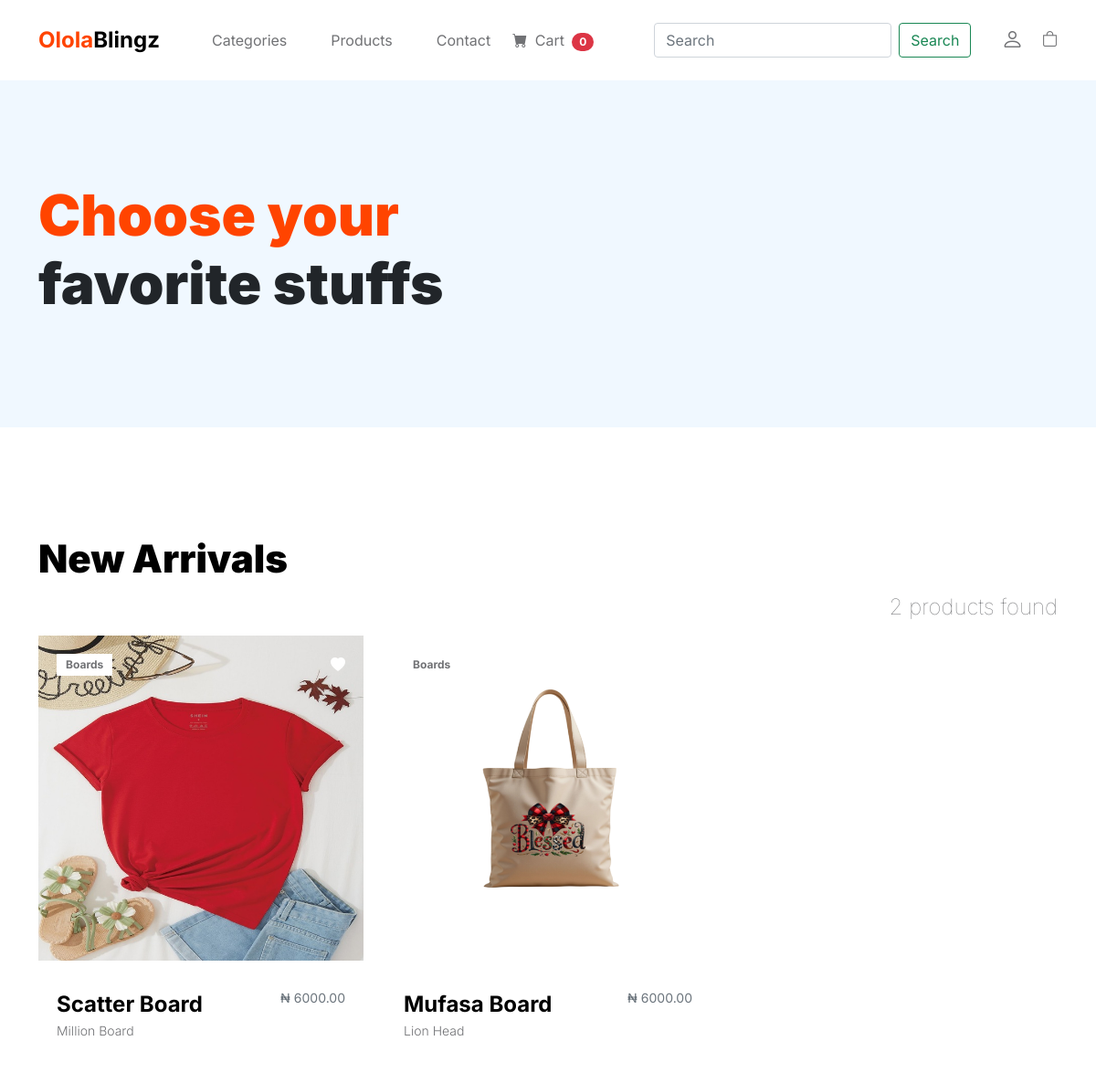
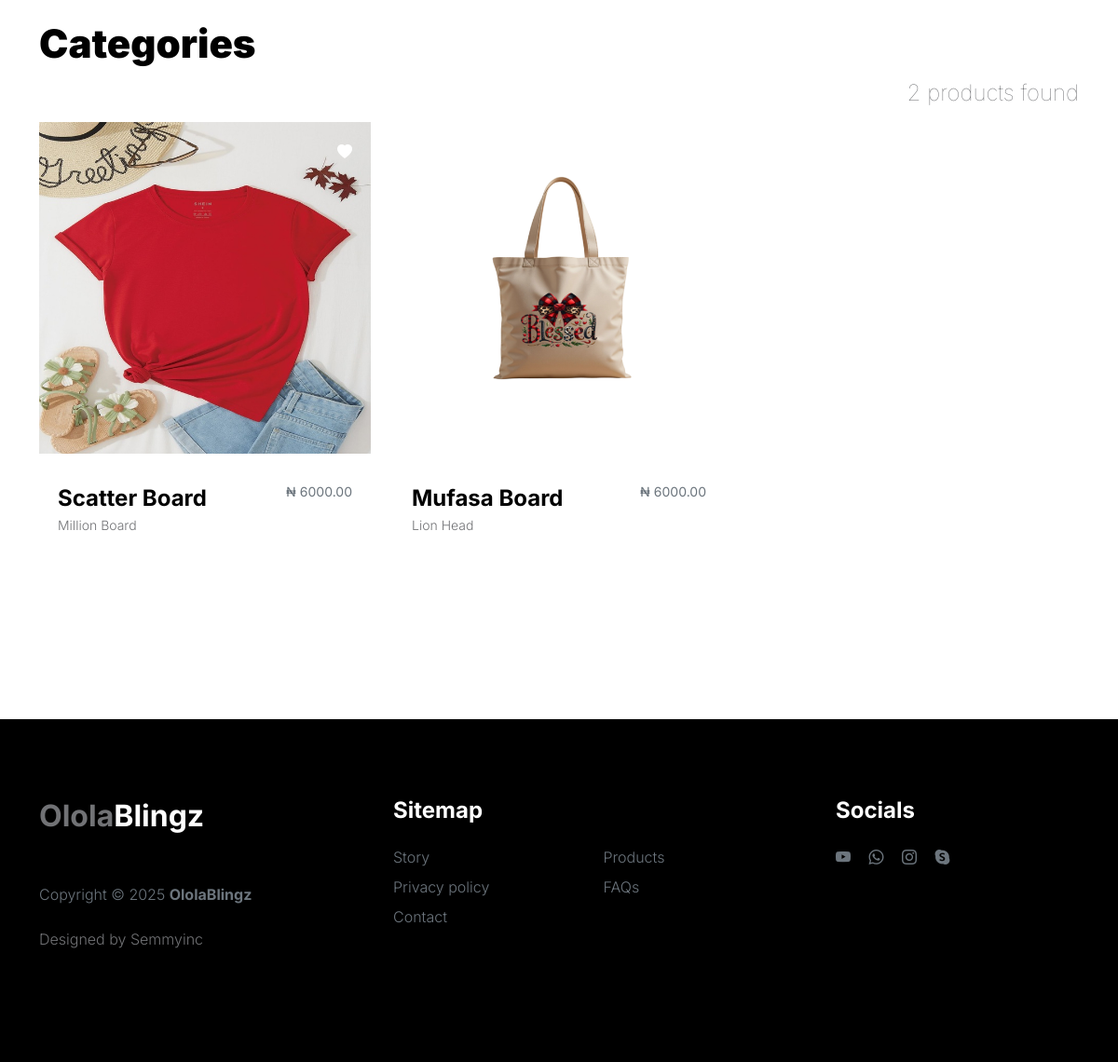
The page /product/boards/ on the database its author committed (2 pictures, top to bottom).
### product/models.py (models this page shows, shortened)
class Product(models.Model):
    product_name = models.CharField(max_length=50)
    slug = models.SlugField()
    category = models.ForeignKey(Category, on_delete=models.CASCADE, null=True, blank=True)
    description = models.TextField()
    promo = models.BooleanField(default=False)
    price = models.DecimalField(max_digits=7, decimal_places=2)
    promo_price = models.DecimalField(max_digits=7, decimal_places=2)
    image = models.ImageField(upload_to='uploads/product_picture', default='default.jpg')
    available = models.BooleanField(default=True, blank=True, null=True)
    created_at = models.DateTimeField(auto_now_add=True, blank=True, null=True)
    modified_at = models.DateTimeField(auto_now=True, blank=True, null=True)
    stock_level = models.IntegerField(blank=True, null=True)
    def get_slug_url(self):
        return reverse('product_detail', args=[self.category.slug, self.slug])

class Category(models.Model):
    category_name = models.CharField(max_length=50, unique=True)
    slug = models.SlugField(unique=True)
    description = models.TextField()
    image = models.ImageField(upload_to='uploads/category_picture', default='default.jpg')
    def __str__(self):
        return self.category_name
    class Meta:
        verbose_name_plural = 'Categories'
    def get_slug_url(self):
        return reverse('products_by_category', args=[self.slug])

### product/views.py (the view)
# urls.py: path("", views.products, name='products'),
def products(request, category_slug=None):
    category = None
    products = None
    if category_slug != None:
        category = Category.objects.get(slug=category_slug)
        products = Product.objects.filter(category=category, available=True)
        paginator = Paginator(products, 6)
        page = request.GET.get('page')
        paged_products = paginator.get_page(page)
        product_count = products.count()
    else:
        products = Product.objects.all().filter(available=True)
        paginator = Paginator(products, 6)
        page = request.GET.get('page')
        paged_products = paginator.get_page(page)
        product_count = products.count()
    context = {'products':paged_products, 'product_count':product_count}
    return render(request, 'product/products.html', context)

### cart/context_processors.py (called while the page is built)
def cart_counter(request):
    cart_count = 0
    if 'admin' in request.path:
        return {}
    else:
        try:
            cart = Cart.objects.filter(cart_id=_cart_id(request))
            cart_items = CartItem.objects.all().filter(cart=cart[:1])
            for cart_item in cart_items:
                cart_count += cart_item.quantity
        except Cart.DoesNotExist:
            cart_count = 0
    return dict(cart_count=cart_count)

### cart/views.py (called while the page is built)
def _cart_id(request):
    cart = request.session.session_key
    if not cart:
        cart = request.session.create()
    return cart

### product/context_processors.py (called while the page is built)
def category_menu_links(request):
    links = Category.objects.all()
    return dict(links=links)

### templates/product/products.html (shortened to what this page needs)
{% extends 'base.html' %}
{% block content %}
{% load static %}
            <header class="site-header section-padding d-flex justify-content-center align-items-center">
                <div class="container">
                    <div class="row">
                        <div class="col-lg-10 col-12">
                            <h1>
                                <span class="d-block text-primary">Choose your</span>
                                <span class="d-block text-dark">favorite stuffs</span>
                            </h1>
                        </div>
                    </div>
                </div>
            </header>
            <section class="products section-padding">
                <div class="container">
                    <div class="row">
                        <div class="col-12">
                            <h2 class="mb-2">New Arrivals</h2>
                            {% if product_count == 1 %}
                                <p class="lead display-5 text-end">{{product_count}} product found</p>
                            {% else %}
                                <p class="lead display-5 text-end">{{product_count}} products found</p>
                            {% endif %}
                        </div>
                        {% if products %}
                            {% for product in products %}
                                <div class="col-lg-4 col-12 mb-3">
                                    <div class="product-thumb">
                                        <a href="{{product.get_slug_url}}">
                                            <img src="{{product.image.url}}" class="img-fluid product-image" alt="Product Image">
                                        </a>
                                        <div class="product-top d-flex">
                                            <span class="product-alert me-auto">{{product.category}}</span>
                                            <a href="#" class="bi-heart-fill product-icon"></a>
                                        </div>
                                        <div class="product-info d-flex">
                                            <div>
                                                <h5 class="product-title mb-0">
                                                    <a href="#" class="product-title-link">{{product.product_name}}</a>
                                                </h5>
                                                <p class="product-p">{{product.description}}</p>
                                            </div>
                                            {% if promo %}
                                                <small class="product-price text-muted ms-auto">&#8358 {{product.promo_price}}</small>
                                            {% else %}
                                                <small class="product-price text-muted ms-auto">&#8358 {{product.price}}</small>
                                            {% endif %}
                                        </div>
                                    </div>
                                </div>
                            {% endfor %}
                        {% endif %}
                        <div class="col-12">
                            <h2 class="mb-2">Categories</h2>
                            {% if product_count == 1 %}
                                <p class="lead display-5 text-end">{{product_count}} product found</p>
                            {% else %}
                                <p class="lead display-5 text-end">{{product_count}} products found</p>
                            {% endif %}
                        </div>
                        {% if products %}
                            {% for product in products %}
                                <div class="col-lg-4 col-12 mb-3">
                                    <div class="product-thumb">
                                        <a href="#">
                                            <img src="{{product.image.url}}" class="img-fluid product-image" alt="">
                                        </a>
                                        <div class="product-top d-flex">
                                            <a href="#" class="bi-heart-fill product-icon ms-auto"></a>
                                        </div>
                                    <div class="product-info d-flex">
                                    <div>
                                        <h5 class="product-title mb-0">
                                            <a href="#" class="product-title-link">{{product.product_name}}</a>
                                        </h5>
                                        <p class="product-p">{{product.description}}</p>
                                    </div>
                                    {% if promo %}
                                        <small class="product-price text-muted ms-auto">&#8358 {{product.promo_price}}</small>
                                    {% else %}
                                        <small class="product-price text-muted ms-auto">&#8358 {{product.price}}</small>
                                    {% endif %}
                                </div>
                            </div>
                                </div>
                            {% endfor %}
                        {% endif %}
                    </div>
                </div>
            </section>
{% endblock %}

### static/css/tooplate-little-fashion.css (style rules this page uses)
:root { --white-color: #FFFFFF; --primary-color: #FF4400; --section-bg-color: #f0f8ff; --dark-color: #000000; --grey-color: #d0d1d1; --p-color: #717275; --body-font-family: 'Inter', sans-serif; --h5-font-size: 24px; --p-font-size: 20px; --copyright-text-font-size: 16px; --product-link-font-size: 14px; --custom-link-font-size: 12px; --font-weight-thin: 100; --font-weight-light: 300; --font-weight-normal: 400; --font-weight-bold: 700; --font-weight-black: 900; }
body, html { height: 100%; }
html { scroll-behavior: smooth; }
body { background: var(--white-color); font-family: var(--body-font-family); position: relative; }
h2, h3, h4, h5, h6 { color: var(--dark-color); line-height: inherit; }
h1, h2, h3, h4, h5, h6 { font-weight: var(--font-weight-bold); }
h1, h2 { font-weight: var(--font-weight-black); }
h1 { font-size: 64px; line-height: normal; }
h2 { font-size: 42px; }
h5 { font-size: 24px; }
p { color: var(--p-color); font-size: var(--p-font-size); font-weight: var(--font-weight-light); }
a, button { touch-action: manipulation; transition: all 0.3s; }
a { color: var(--p-color); text-decoration: none; }
.text-primary { color: var(--primary-color) !important; }
.lead { font-size: 1.5rem; font-weight: var(--font-weight-thin); }
.site-header { background-color: var(--section-bg-color); position: relative; overflow: hidden; margin-top: 86px; }
.site-header.section-padding { padding-top: 7rem; padding-bottom: 7rem; }
section { content-visibility: auto; contain-intrinsic-size: 700px; }
.section-padding { padding-top: 7rem; padding-bottom: 7rem; }
.product-thumb { background: var(--white-color); position: relative; transition: all 0.5s ease-out; }
.product-image { transition: all 0.5s ease-out; }
.product-top { position: absolute; top: 0; right: 0; left: 0; margin: 20px; }
.product-info { padding: 30px 20px; }
.product-icon { color: var(--white-color); }
.product-title-link { color: var(--dark-color); }
.product-alert { background: var(--white-color); color: var(--p-color); font-size: var(--custom-link-font-size); font-weight: var(--font-weight-bold); padding: 3px 10px; }
.product-p { font-size: var(--product-link-font-size); }
@media screen and (max-width: 1200px) { h1 { font-size: 62px; } }

### rows shown on the page
Product: image (picture), category "Boards", product_name "Scatter Board", description "Million Board", price "6000.00"
Product: image (picture), category "Boards", product_name "Mufasa Board", description "Lion Head", price "6000.00"

### other values the page prints
{{ cart_counter|length }} "0"
{{ product_count }} "2"
